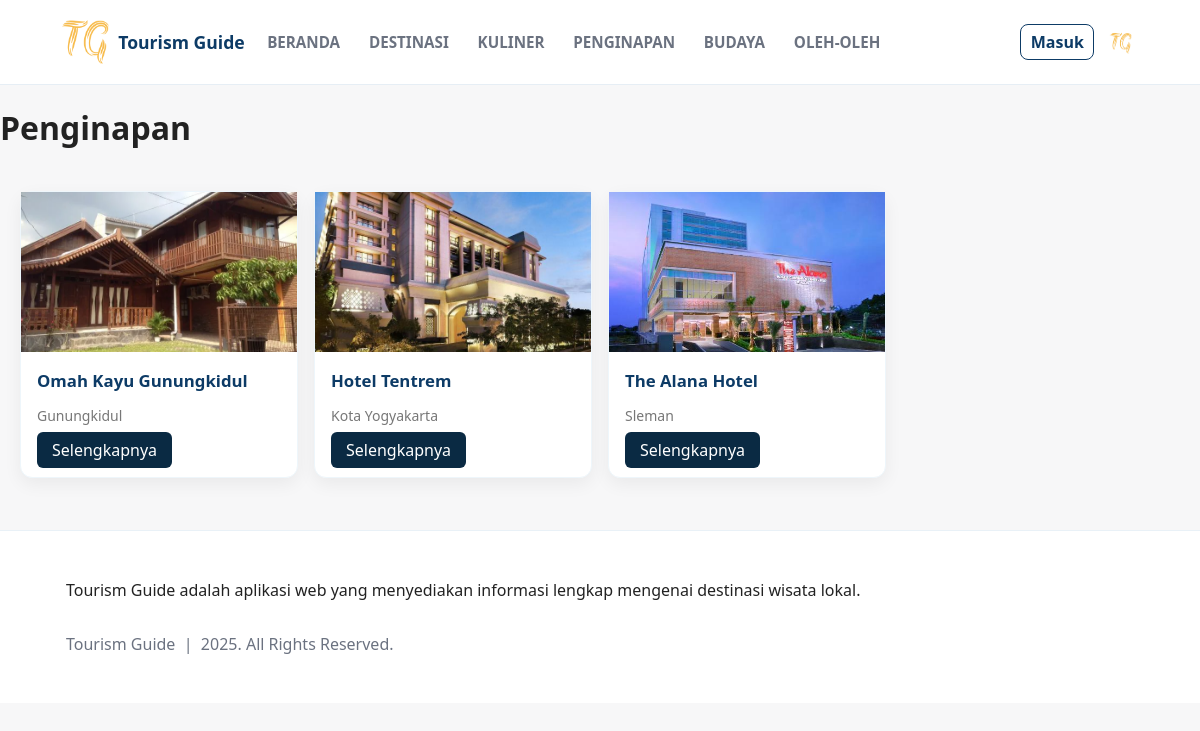
Page /apache/deploy/src/public/kategori.php?k=penginapan on the committed database.
### tables this page shows
CREATE TABLE `Kategori` (
  `id_kategori` int(11) NOT NULL,
  `nama_kategori` varchar(100) NOT NULL,
  `deskripsi_kategori` text DEFAULT NULL
);

CREATE TABLE `Wisata` (
  `id_wisata` int(11) NOT NULL,
  `nama_wisata` varchar(150) NOT NULL,
  `deskripsi` text DEFAULT NULL,
  `harga_tiket` decimal(10,2) DEFAULT NULL,
  `jam_operasional` varchar(100) DEFAULT NULL,
  `id_lokasi` int(11) DEFAULT NULL,
  `id_kategori` int(11) DEFAULT NULL,
  `gambar` varchar(255) DEFAULT 'default.jpg'
);

CREATE TABLE `Lokasi` (
  `id_lokasi` int(11) NOT NULL,
  `nama_daerah` varchar(100) NOT NULL,
  `alamat` varchar(255) DEFAULT NULL
);

### apache/deploy/src/includes/functions.php (called while the page is built, shortened)
<?php
function escape($s) {
    return htmlspecialchars($s, ENT_QUOTES|ENT_SUBSTITUTE, 'UTF-8');
}

### apache/deploy/src/public/kategori.php (the view, shortened to what this page needs)
<?php
require_once __DIR__ . '/../includes/functions.php';
require_once __DIR__ . '/../includes/db.php';
$kategori_map = [
    "destinasi" => 1,
    "kuliner"   => 2,
    "penginapan" => 3,
    "budaya"    => 4,
    "oleh-oleh" => 5
];
$q = trim($_GET['q'] ?? '');
$slug = $_GET['k'] ?? ($_GET['type'] ?? '');
$items = [];
$page_title = '';
if ($q !== '') {
    $rawTokens = preg_split('/\s+/', $q);
    $tokens = array_values(array_filter(array_map('trim', $rawTokens), function($t){ return $t !== ''; }));
    $params = [];
    $likes = [];
    foreach ($tokens as $i => $t) {
        $key = ':q' . $i;
        $likes[] = "w.nama_wisata LIKE $key";
        $params[$key] = '%' . $t . '%';
    }
    if (empty($likes)) {
        $likes[] = '1=1';
    }
    $where = 'WHERE (' . implode(' OR ', $likes) . ')';
    if (isset($kategori_map[$slug])) {
        $where .= ' AND w.id_kategori = :id_kat';
        $params[':id_kat'] = $kategori_map[$slug];
    }
    $stmt = $pdo->prepare("
        SELECT w.*, l.nama_daerah
        FROM Wisata w
        LEFT JOIN Lokasi l ON l.id_lokasi = w.id_lokasi
        $where
        ORDER BY w.id_wisata DESC
    ");
    $stmt->execute($params);
    $items = $stmt->fetchAll();
    $page_title = 'Hasil Pencarian';
    if (isset($kategori_map[$slug])) {
        $stmtCat = $pdo->prepare("SELECT nama_kategori FROM Kategori WHERE id_kategori = :id");
        $stmtCat->execute([':id' => $kategori_map[$slug]]);
        $kategori = $stmtCat->fetch();
        if ($kategori) {
            $page_title .= ' — ' . $kategori['nama_kategori'];
        }
    }
} else {
    $id_kategori = $kategori_map[$slug];
    $stmtCat = $pdo->prepare("SELECT nama_kategori FROM Kategori WHERE id_kategori = :id");
    $stmtCat->execute([':id' => $id_kategori]);
    $kategori = $stmtCat->fetch();
    $stmt = $pdo->prepare("
        SELECT w.*, l.nama_daerah
        FROM Wisata w
        LEFT JOIN Lokasi l ON l.id_lokasi = w.id_lokasi
        WHERE w.id_kategori = :id
        ORDER BY w.id_wisata DESC
    ");
    $stmt->execute([':id' => $id_kategori]);
    $items = $stmt->fetchAll();
    $page_title = $kategori['nama_kategori'];
}
include __DIR__ . '/components/header.php';
?>
<div class="page-header">
    <h1><?= escape($page_title) ?></h1>
</div>
<div class="card-grid">
    <?php foreach ($items as $w): ?>
        <div class="card">
            <img src="assets/img/<?= $w['gambar'] ?? 'wisata_default.jpg' ?>" alt="">
            <div class="card-body">
                <h3><?= escape($w['nama_wisata']) ?></h3>
                <p class="lokasi"><?= escape($w['nama_daerah']) ?></p>
                <a href="detail.php?id=<?= $w['id_wisata'] ?>" class="btn-selengkapnya">Selengkapnya</a>
            </div>
        </div>
    <?php endforeach; ?>
</div>
<?php include __DIR__ . '/components/footer.php'; ?>

### apache/deploy/src/public/assets/css/styles.css (style rules this page uses)
* { box-sizing:border-box; font-family:system-ui, Segoe UI, Roboto, Helvetica, Arial; }
a { color:inherit; text-decoration:none; }
.grid, .card-grid { display:grid; grid-template-columns:repeat(auto-fill, minmax(260px, 1fr)); gap:1rem; margin-top:1.25rem; padding:20px; }
.card { border-radius:12px; background:#fff; box-shadow:0 6px 18px rgba(0,0,0,0.06); border:1px solid #eef6fb; transition: transform 0.3s ease, box-shadow 0.3s ease; position: relative; cursor: pointer; }
.card img, .card .thumb { width:100%; height:160px; object-fit:cover; display:block; }
.card-body { position: relative; transition: transform 0.3s ease, box-shadow 0.3s ease; cursor: pointer; padding:1rem; }
.card h3 { margin:.1rem 0 .35rem; font-size:1.05rem; color:var(--brand); }
.card .lokasi { font-size:14px; color:#777; }
.btn-selengkapnya { padding:7px 15px; background:#0A2A43; color:#fff; border-radius:6px; transition:.3s; }

### rows in the picture
kategori: nama_kategori "Penginapan"
wisata: gambar (picture), nama_wisata "Omah Kayu Gunungkidul", id_lokasi.nama_daerah "Gunungkidul"
wisata: gambar (picture), nama_wisata "Hotel Tentrem", id_lokasi.nama_daerah "Kota Yogyakarta"
wisata: gambar (picture), nama_wisata "The Alana Hotel", id_lokasi.nama_daerah "Sleman"
